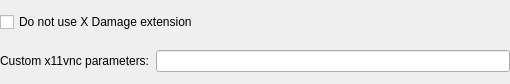
<?xml version="1.0" encoding="UTF-8"?>
<ui version="4.0">
 <class>X11VncConfigurationWidget</class>
 <widget class="QWidget" name="X11VncConfigurationWidget">
  <property name="geometry">
   <rect>
    <x>0</x>
    <y>0</y>
    <width>510</width>
    <height>84</height>
   </rect>
  </property>
  <property name="windowTitle">
   <string>Builtin x11vnc server configuration</string>
  </property>
  <layout class="QGridLayout" name="gridLayout">
   <property name="leftMargin">
    <number>0</number>
   </property>
   <property name="topMargin">
    <number>0</number>
   </property>
   <property name="rightMargin">
    <number>0</number>
   </property>
   <property name="bottomMargin">
    <number>0</number>
   </property>
   <item row="1" column="0">
    <widget class="QLabel" name="label">
     <property name="text">
      <string>Custom x11vnc parameters:</string>
     </property>
    </widget>
   </item>
   <item row="1" column="1">
    <widget class="QLineEdit" name="extraArguments"/>
   </item>
   <item row="0" column="0" colspan="2">
    <widget class="QCheckBox" name="isXDamageDisabled">
     <property name="text">
      <string>Do not use X Damage extension</string>
     </property>
    </widget>
   </item>
  </layout>
 </widget>
 <resources/>
 <connections/>
</ui>
